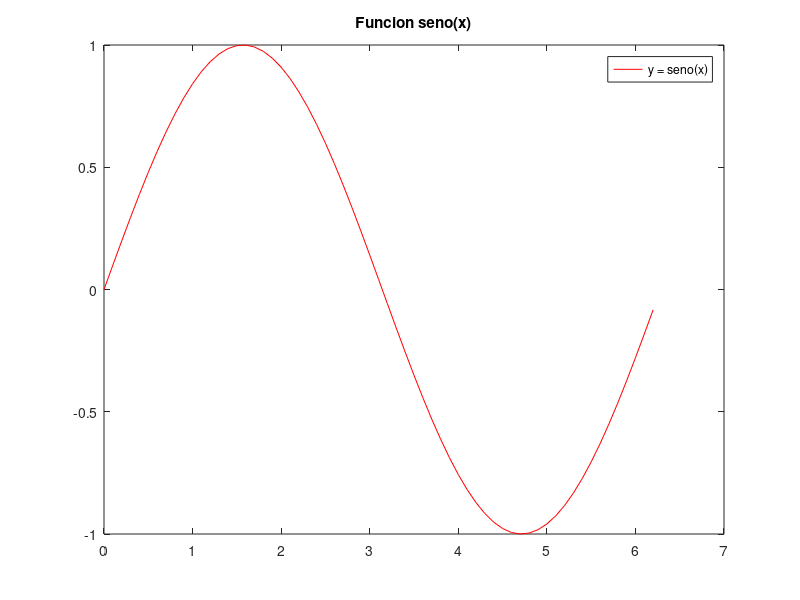

The MATLAB source for this figure: (Note: this script raises an error after producing the figure.)
% --------------- 1. Comenzando a trabajar ---------------

%Multiplicar
2 * 3
%Multiplicar el resultado anterior por 2
ans * 2
%Variable y asignar valor
a = 2 * 3
%Mostrar la variable
a
%Asignar cadenas de texto
Cadena1 = 'Inteligencia Artificial'
%El uso de comilla doble da error en Matlab
%cadena2 = "IA"
%El infinito se representa con Inf
1.0 / 0.0 %El resultado es Inf
%Para representar los resultados que no estan definidos como números utiliza NaN (Not a Number)
inf / inf %Saldría NaN
%clc Limpia la consola
%clear Borra las variables
%close Cierra las ventanas de graficos
%who / whos Muestra las variables
%help Muestra la ayuda
%quit Cierra Matlab

% --------------- 2. Vectores y matrices ---------------

%Define una matriz A de dimension (3x3)
A = [1 2 3; 4 5 6; 7 8 9]
%Matriz vacia
B = [] 
%Para poner la transpuesta de A
A'

% --------------- 3. Operador dos puntos (:) ---------------

%Sirve para especificar rango de valores y el formato es "valorMinimo:Icremento:ValorMaximo
2 : 0.5 : 4
%Vector formado por el rango de enteros del 1 al 100
A = 1 : 100;
%Generar tabla de senos y mostrarla
x = [0.0 : 0.1 : 2 * pi];
y = sin(x);
plot(x, y, '-r') %Dibuja la función y=seno(x) trazando una línea roja: ‘-r’
title('Funcion seno(x)') %Titulo
legend('y = seno(x)') %leyenda

% --------------- 4. Acceso a los elementos de una matriz ---------------

%Para coger toda la fila o columna se usa :
%Ejercicio 1
A = [10 22 34; 43 55 64; 76 86 96; 89 90 91]
A(4, 3) %Elemento de la 4 fila y la 3 columna
A(1, :) %Todos los elementos de la 1a fila
A(:, 2) %Todos los elementos de la segnda columna
A(2 : 3, :) %Todos los elementos de la 2 a la 3 fila y todas las columnas
A(1 : 2, 2 : 3) %Todos los elementos de las filas 1 y 2 de las columnas 2 y 3

% --------------- 5. Tratamiento de imagenes ---------------

%Para la lectura de imagenes se usa
A = imread('cameraman.tif');
%La visulizacion de la imagen se realiza
imshow(A)
%Ejercicio 2
E2 = imread('mri.tif');
size(E2)
imtool(E2);
%Se puede visualizar las tres componentes de color usando la notación de matrices. El nivel de gris para cada parte del espectro de la luz será definido por (:,:,i). Indica que todas las filas y las columnas para la componente i, i=1,2 ó 3 (rojo,verde,azul)
%imshow([E2(:, :, 1) E2(:, :, 2) E2(:, :, 3)])
%comando imtool para ver el nivel de gris de la imagen de cameraman.tif y los colores en board.tif.
imtool('cameraman.tif');
imtool('board.tif');
%Las imágenes son las binarias. Normalmente se emplea el ‘0’ para indicar el fondo y ‘1’ el objeto. Se empleará una técnica de umbralización para convertir las imágenes en binarias mediante la función "im2bw"
IG = imread('rice.png');
figure, imshow(IG);
BW = im2bw(IG);
figure, imshow(BW);
impixelinfo;
%Ejercicio 3
E3n = imread('coins.png');
figure, imshow(E3n);
E3b = im2bw(E3n);
figure, imshow(E3b);
impixelinfo;
%construir una imagen binaria de 120 x 200 píxeles que tenga franjas horizontales de 20 píxeles de anchura, distanciada por cada 20 píxeles
BW = false([120, 200]);
for i = 1 : 40 : 200, BW(i : i + 19, :) = true; end
figure, imshow(BW);
impixelinfo;
%Para que salgan verticales con la transpuesta
figure, imshow(BW');
impixelinfo;
%Ejercicio 4
E4 = [256, 256];
fila = [1 : 256];
E4 = repmat(fila, 256, 1); %Copia el vector "fila" en la matriz "E4"
figure, imshow(E4, [1, 256]);
impixelinfo;
figure, imshow(E4', [1, 256]);
impixelinfo;

% --------------- 6. Histograma de una imagen ---------------

%Borrar y cerrar todo
clear all
close all
%El código Matlab paravisualizar en una misma pantalla una imagen y su histograma podría ser
A = imread('board.tif'); %No existe lena.jpg
B = rgb2gray(A); %Pasa la imagen a escala de grises
subplot(2, 1, 1), subimage(B), title('Imagen original');
subplot(2, 1, 2), imhist(B), title('Histograma');
%Ejercicio 5
close all
E5n = imread('pout.tif');
figure
subplot(2, 1, 1), subimage(E5n), title('pout.tif normal');
subplot(2, 1, 2), imhist(E5n), title('Histograma');
E5e = histeq(E5n);
figure
subplot(2, 1, 1), subimage(E5n), title('pout.tif ecualizada');
subplot(2, 1, 2), imhist(E5n), title('Histograma');

% --------------- 7. Operaciones de suavizado ---------------

% ---- Filtros lineales ----

%pliquemos el filtro de la media sobre la imagen cameraman.tif a la que se le ha introducido ruido aleatorio del tipo sal y pimienta, con una máscara de 3X3 y otra de 9X9.
A = imread('cameraman.tif');
R = imnoise(A, 'salt & pepper', 0.05);
h1 = fspecial('average');
h2 = fspecial('average', [9, 9]);
M1 = imfilter(R, h1);
M2 = imfilter(R, h2);
subplot(2, 2, 1), subimage(A), title('Imagen original');
subplot(2, 2, 2), subimage(R), title('Imagen con ruido');
subplot(2, 2, 3), subimage(M1), title('Filtro Media 3x3');
subplot(2, 2, 4), subimage(M2), title('Filtro Media 9x9');
%Comparacion con el metodo gaussiano
A = imread('cameraman.tif');
R = imnoise(A, 'gaussian');
h1 = fspecial('gaussian');
h2 = fspecial('average');
G = imfilter(R, h1);
M = imfilter(R, h2);
subplot(2, 2, 1),subimage(A),title('Imagen original')
subplot(2, 2, 2),subimage(R),title('Imagen con ruido');
subplot(2, 2, 3),subimage(G),title('Filtro Gaussiano');
subplot(2, 2, 4), subimage(M),title('Filtro Media 3x3');
%Filtro gaussiano es mejor.

% ---- Filtros no lineales ----

%Ejemplo de una imagen afectada por ruido gaussiano y aleatorio y filtrada por el filtro de la media y de la mediana
A = imread('board.tif'); %No existe lena.jpg
B = rgb2gray(A);
G = imnoise(B, 'gaussian');
S = imnoise(B, 'salt & pepper', 0.1);
h1 = fspecial('average');
media1 = imfilter(G, h1);
media2 = imfilter(S, h1);
mediana1 = medfilt2(G);
mediana2 = medfilt2(S);
subplot(2, 3, 1), subimage(G), title('Con ruido Gaussiano')
subplot(2, 3, 4), subimage(S), title('Con ruido aleatorio');
subplot(2, 3, 2), subimage(media1), title('Filtro media');
subplot(2, 3, 5), subimage(media2), title('Filtro media');
subplot(2, 3, 3), subimage(mediana1), title('Filtro mediana');
subplot(2, 3, 6), subimage(mediana2), title('Filtro mediana');

%Fin de teoria de la practica
